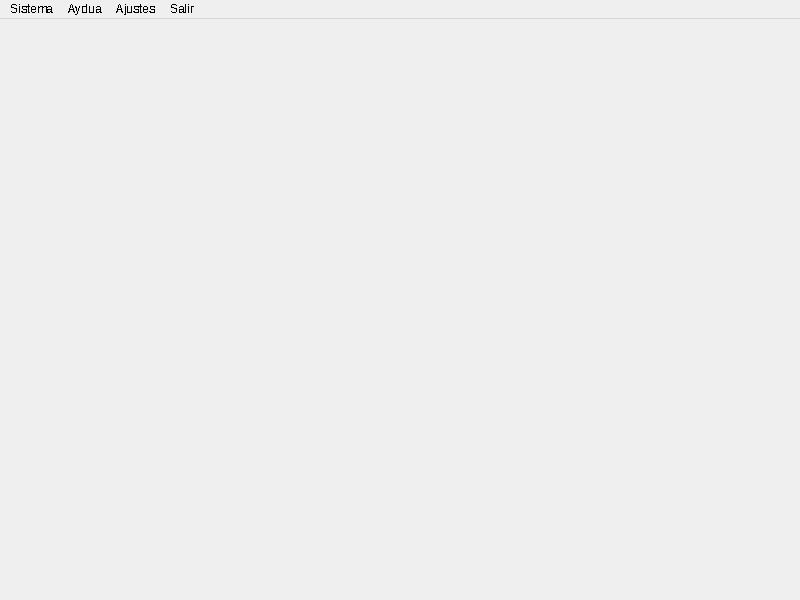
<?xml version="1.0" encoding="UTF-8"?>
<ui version="4.0">
 <class>PrincipalAdministrador</class>
 <widget class="QMainWindow" name="PrincipalAdministrador">
  <property name="windowModality">
   <enum>Qt::NonModal</enum>
  </property>
  <property name="enabled">
   <bool>true</bool>
  </property>
  <property name="geometry">
   <rect>
    <x>0</x>
    <y>0</y>
    <width>800</width>
    <height>600</height>
   </rect>
  </property>
  <property name="sizePolicy">
   <sizepolicy hsizetype="Expanding" vsizetype="Expanding">
    <horstretch>0</horstretch>
    <verstretch>0</verstretch>
   </sizepolicy>
  </property>
  <property name="baseSize">
   <size>
    <width>0</width>
    <height>0</height>
   </size>
  </property>
  <property name="windowTitle">
   <string>Principal - Adminstrador</string>
  </property>
  <property name="inputMethodHints">
   <set>Qt::ImhNoAutoUppercase|Qt::ImhPreferUppercase</set>
  </property>
  <property name="iconSize">
   <size>
    <width>0</width>
    <height>0</height>
   </size>
  </property>
  <property name="toolButtonStyle">
   <enum>Qt::ToolButtonTextOnly</enum>
  </property>
  <property name="documentMode">
   <bool>false</bool>
  </property>
  <property name="tabShape">
   <enum>QTabWidget::Triangular</enum>
  </property>
  <property name="dockOptions">
   <set>QMainWindow::AllowTabbedDocks|QMainWindow::AnimatedDocks</set>
  </property>
  <property name="unifiedTitleAndToolBarOnMac">
   <bool>false</bool>
  </property>
  <widget class="QWidget" name="centralwidget"/>
  <widget class="QMenuBar" name="menubar">
   <property name="geometry">
    <rect>
     <x>0</x>
     <y>0</y>
     <width>800</width>
     <height>22</height>
    </rect>
   </property>
   <property name="sizePolicy">
    <sizepolicy hsizetype="Expanding" vsizetype="Expanding">
     <horstretch>100</horstretch>
     <verstretch>22</verstretch>
    </sizepolicy>
   </property>
   <property name="minimumSize">
    <size>
     <width>15</width>
     <height>19</height>
    </size>
   </property>
   <property name="sizeIncrement">
    <size>
     <width>16</width>
     <height>9</height>
    </size>
   </property>
   <property name="font">
    <font>
     <stylestrategy>NoAntialias</stylestrategy>
    </font>
   </property>
   <property name="mouseTracking">
    <bool>true</bool>
   </property>
   <property name="focusPolicy">
    <enum>Qt::NoFocus</enum>
   </property>
   <property name="contextMenuPolicy">
    <enum>Qt::DefaultContextMenu</enum>
   </property>
   <property name="toolTipDuration">
    <number>20</number>
   </property>
   <property name="statusTip">
    <string/>
   </property>
   <property name="layoutDirection">
    <enum>Qt::LeftToRight</enum>
   </property>
   <property name="autoFillBackground">
    <bool>false</bool>
   </property>
   <property name="inputMethodHints">
    <set>Qt::ImhNone</set>
   </property>
   <property name="defaultUp">
    <bool>false</bool>
   </property>
   <property name="nativeMenuBar">
    <bool>false</bool>
   </property>
   <widget class="QMenu" name="menuSistema">
    <property name="sizePolicy">
     <sizepolicy hsizetype="Expanding" vsizetype="Expanding">
      <horstretch>0</horstretch>
      <verstretch>0</verstretch>
     </sizepolicy>
    </property>
    <property name="baseSize">
     <size>
      <width>10</width>
      <height>10</height>
     </size>
    </property>
    <property name="font">
     <font>
      <stylestrategy>PreferAntialias</stylestrategy>
     </font>
    </property>
    <property name="toolTipDuration">
     <number>0</number>
    </property>
    <property name="tearOffEnabled">
     <bool>true</bool>
    </property>
    <property name="title">
     <string>Sistema</string>
    </property>
    <property name="icon">
     <iconset>
      <normaloff>F:/UQ/2018-1/VIII. Ingenieria de Software III/ProyectoFinal/Parqueadero/images/icon-sistema.png</normaloff>F:/UQ/2018-1/VIII. Ingenieria de Software III/ProyectoFinal/Parqueadero/images/icon-sistema.png</iconset>
    </property>
    <property name="separatorsCollapsible">
     <bool>true</bool>
    </property>
    <property name="toolTipsVisible">
     <bool>true</bool>
    </property>
    <addaction name="btnParqueadero"/>
    <addaction name="separator"/>
    <addaction name="btnInventarioCaja"/>
    <addaction name="separator"/>
   </widget>
   <widget class="QMenu" name="menuAydua">
    <property name="geometry">
     <rect>
      <x>287</x>
      <y>126</y>
      <width>200</width>
      <height>100</height>
     </rect>
    </property>
    <property name="sizePolicy">
     <sizepolicy hsizetype="Expanding" vsizetype="Expanding">
      <horstretch>0</horstretch>
      <verstretch>0</verstretch>
     </sizepolicy>
    </property>
    <property name="title">
     <string notr="true">Aydua</string>
    </property>
    <property name="icon">
     <iconset>
      <normaloff>F:/UQ/2018-1/VIII. Ingenieria de Software III/ProyectoFinal/Parqueadero/images/icon-ayuda.png</normaloff>F:/UQ/2018-1/VIII. Ingenieria de Software III/ProyectoFinal/Parqueadero/images/icon-ayuda.png</iconset>
    </property>
    <property name="toolTipsVisible">
     <bool>false</bool>
    </property>
    <addaction name="btnManualUsuario"/>
   </widget>
   <widget class="QMenu" name="menuSalir">
    <property name="font">
     <font>
      <family>Tahoma</family>
      <pointsize>14</pointsize>
      <weight>50</weight>
      <bold>false</bold>
     </font>
    </property>
    <property name="tearOffEnabled">
     <bool>false</bool>
    </property>
    <property name="title">
     <string>Salir</string>
    </property>
    <property name="icon">
     <iconset theme="Salir">
      <normaloff>F:/UQ/2018-1/VIII. Ingenieria de Software III/ProyectoFinal/Parqueadero/images/salida.png</normaloff>F:/UQ/2018-1/VIII. Ingenieria de Software III/ProyectoFinal/Parqueadero/images/salida.png</iconset>
    </property>
    <property name="separatorsCollapsible">
     <bool>false</bool>
    </property>
   </widget>
   <widget class="QMenu" name="menuAjustes">
    <property name="title">
     <string>Ajustes</string>
    </property>
    <property name="icon">
     <iconset>
      <normaloff>F:/UQ/2018-1/VIII. Ingenieria de Software III/ProyectoFinal/Parqueadero/images/icon-ajustes.png</normaloff>F:/UQ/2018-1/VIII. Ingenieria de Software III/ProyectoFinal/Parqueadero/images/icon-ajustes.png</iconset>
    </property>
    <addaction name="btnRegistrarEmpleado"/>
    <addaction name="separator"/>
    <addaction name="btnModificarTarifa"/>
   </widget>
   <addaction name="menuSistema"/>
   <addaction name="menuAydua"/>
   <addaction name="menuAjustes"/>
   <addaction name="menuSalir"/>
  </widget>
  <action name="btnParqueadero">
   <property name="checkable">
    <bool>false</bool>
   </property>
   <property name="checked">
    <bool>false</bool>
   </property>
   <property name="enabled">
    <bool>true</bool>
   </property>
   <property name="icon">
    <iconset>
     <normaloff>F:/UQ/2018-1/VIII. Ingenieria de Software III/ProyectoFinal/Parqueadero/images/icon-sistema.parqueadero.png</normaloff>F:/UQ/2018-1/VIII. Ingenieria de Software III/ProyectoFinal/Parqueadero/images/icon-sistema.parqueadero.png</iconset>
   </property>
   <property name="text">
    <string>Parqueadero</string>
   </property>
   <property name="iconVisibleInMenu">
    <bool>true</bool>
   </property>
  </action>
  <action name="btnInventarioCaja">
   <property name="icon">
    <iconset>
     <normaloff>F:/UQ/2018-1/VIII. Ingenieria de Software III/ProyectoFinal/Parqueadero/images/icon-inventario-caja.png</normaloff>F:/UQ/2018-1/VIII. Ingenieria de Software III/ProyectoFinal/Parqueadero/images/icon-inventario-caja.png</iconset>
   </property>
   <property name="text">
    <string>Inventarios de caja</string>
   </property>
  </action>
  <action name="btnRegistrarEmpleado">
   <property name="icon">
    <iconset>
     <normaloff>F:/UQ/2018-1/VIII. Ingenieria de Software III/ProyectoFinal/Parqueadero/images/icon-registrar-usuario.png</normaloff>F:/UQ/2018-1/VIII. Ingenieria de Software III/ProyectoFinal/Parqueadero/images/icon-registrar-usuario.png</iconset>
   </property>
   <property name="text">
    <string>Registrar Empleado</string>
   </property>
  </action>
  <action name="btnModificarTarifa">
   <property name="icon">
    <iconset>
     <normaloff>F:/UQ/2018-1/VIII. Ingenieria de Software III/ProyectoFinal/Parqueadero/images/icon-editar.png</normaloff>F:/UQ/2018-1/VIII. Ingenieria de Software III/ProyectoFinal/Parqueadero/images/icon-editar.png</iconset>
   </property>
   <property name="text">
    <string>Modificar Tarifa</string>
   </property>
  </action>
  <action name="btnManualUsuario">
   <property name="icon">
    <iconset>
     <normaloff>F:/UQ/2018-1/VIII. Ingenieria de Software III/ProyectoFinal/Parqueadero/images/icon-manual.png</normaloff>F:/UQ/2018-1/VIII. Ingenieria de Software III/ProyectoFinal/Parqueadero/images/icon-manual.png</iconset>
   </property>
   <property name="text">
    <string>Manual de Usuario</string>
   </property>
  </action>
 </widget>
 <resources/>
 <connections/>
</ui>
